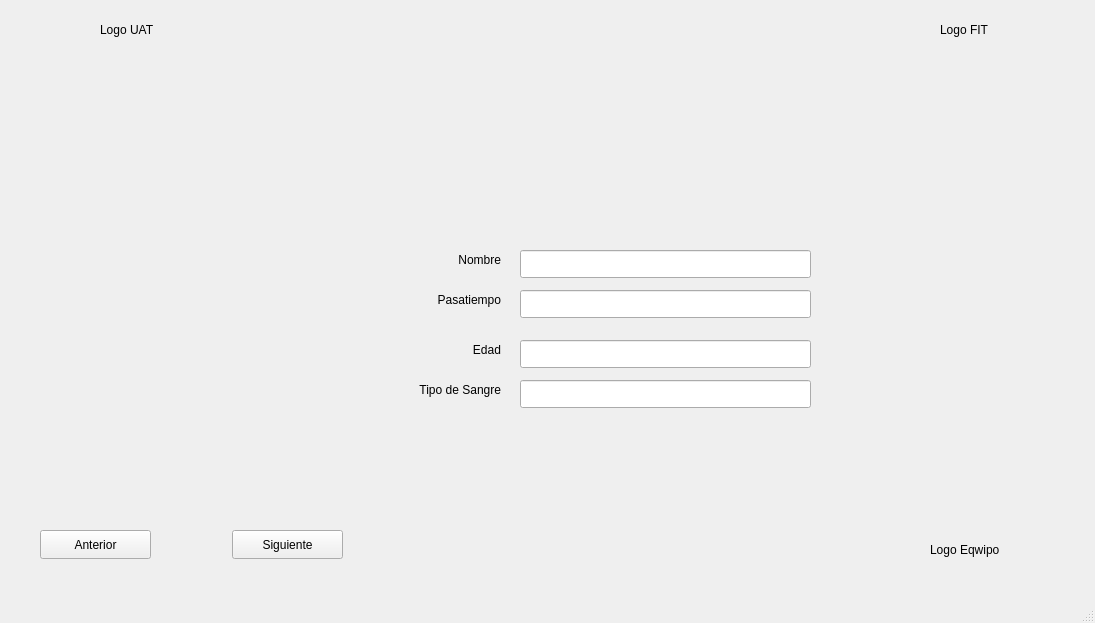
<?xml version="1.0" encoding="UTF-8"?>
<ui version="4.0">
 <class>MainWindow</class>
 <widget class="QMainWindow" name="MainWindow">
  <property name="geometry">
   <rect>
    <x>0</x>
    <y>0</y>
    <width>1095</width>
    <height>623</height>
   </rect>
  </property>
  <property name="windowTitle">
   <string>MainWindow</string>
  </property>
  <widget class="QWidget" name="centralwidget">
   <widget class="QLabel" name="label">
    <property name="geometry">
     <rect>
      <x>100</x>
      <y>20</y>
      <width>63</width>
      <height>20</height>
     </rect>
    </property>
    <property name="text">
     <string>Logo UAT</string>
    </property>
   </widget>
   <widget class="QLabel" name="label_2">
    <property name="geometry">
     <rect>
      <x>940</x>
      <y>20</y>
      <width>63</width>
      <height>20</height>
     </rect>
    </property>
    <property name="text">
     <string>Logo FIT</string>
    </property>
   </widget>
   <widget class="QLabel" name="label_3">
    <property name="geometry">
     <rect>
      <x>930</x>
      <y>540</y>
      <width>91</width>
      <height>20</height>
     </rect>
    </property>
    <property name="text">
     <string>Logo Eqwipo</string>
    </property>
   </widget>
   <widget class="QPushButton" name="btnAnterior">
    <property name="geometry">
     <rect>
      <x>40</x>
      <y>530</y>
      <width>111</width>
      <height>29</height>
     </rect>
    </property>
    <property name="text">
     <string>Anterior</string>
    </property>
   </widget>
   <widget class="QPushButton" name="btnSiguiente">
    <property name="geometry">
     <rect>
      <x>232</x>
      <y>530</y>
      <width>111</width>
      <height>29</height>
     </rect>
    </property>
    <property name="text">
     <string>Siguiente</string>
    </property>
   </widget>
   <widget class="QLabel" name="label_8">
    <property name="geometry">
     <rect>
      <x>430</x>
      <y>250</y>
      <width>71</width>
      <height>20</height>
     </rect>
    </property>
    <property name="text">
     <string>Nombre</string>
    </property>
    <property name="alignment">
     <set>Qt::AlignRight|Qt::AlignTrailing|Qt::AlignVCenter</set>
    </property>
   </widget>
   <widget class="QLineEdit" name="txtNombre">
    <property name="geometry">
     <rect>
      <x>520</x>
      <y>250</y>
      <width>291</width>
      <height>28</height>
     </rect>
    </property>
   </widget>
   <widget class="QLineEdit" name="txtPasatiempo">
    <property name="geometry">
     <rect>
      <x>520</x>
      <y>290</y>
      <width>291</width>
      <height>28</height>
     </rect>
    </property>
   </widget>
   <widget class="QLabel" name="label_9">
    <property name="geometry">
     <rect>
      <x>420</x>
      <y>290</y>
      <width>81</width>
      <height>20</height>
     </rect>
    </property>
    <property name="text">
     <string>Pasatiempo</string>
    </property>
    <property name="alignment">
     <set>Qt::AlignRight|Qt::AlignTrailing|Qt::AlignVCenter</set>
    </property>
   </widget>
   <widget class="QLineEdit" name="txtSangre">
    <property name="geometry">
     <rect>
      <x>520</x>
      <y>380</y>
      <width>291</width>
      <height>28</height>
     </rect>
    </property>
   </widget>
   <widget class="QLineEdit" name="txtEdad">
    <property name="geometry">
     <rect>
      <x>520</x>
      <y>340</y>
      <width>291</width>
      <height>28</height>
     </rect>
    </property>
   </widget>
   <widget class="QLabel" name="label_10">
    <property name="geometry">
     <rect>
      <x>420</x>
      <y>340</y>
      <width>81</width>
      <height>20</height>
     </rect>
    </property>
    <property name="text">
     <string>Edad</string>
    </property>
    <property name="alignment">
     <set>Qt::AlignRight|Qt::AlignTrailing|Qt::AlignVCenter</set>
    </property>
   </widget>
   <widget class="QLabel" name="label_11">
    <property name="geometry">
     <rect>
      <x>400</x>
      <y>380</y>
      <width>101</width>
      <height>20</height>
     </rect>
    </property>
    <property name="text">
     <string>Tipo de Sangre</string>
    </property>
    <property name="alignment">
     <set>Qt::AlignRight|Qt::AlignTrailing|Qt::AlignVCenter</set>
    </property>
   </widget>
   <widget class="QLabel" name="lbImagen">
    <property name="geometry">
     <rect>
      <x>50</x>
      <y>250</y>
      <width>291</width>
      <height>261</height>
     </rect>
    </property>
    <property name="text">
     <string/>
    </property>
    <property name="scaledContents">
     <bool>true</bool>
    </property>
   </widget>
  </widget>
  <widget class="QMenuBar" name="menubar">
   <property name="geometry">
    <rect>
     <x>0</x>
     <y>0</y>
     <width>1095</width>
     <height>25</height>
    </rect>
   </property>
  </widget>
  <widget class="QStatusBar" name="statusbar"/>
 </widget>
 <resources/>
 <connections/>
</ui>
